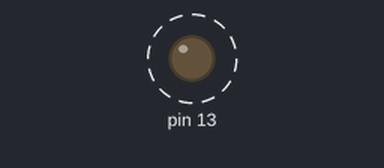
The sketch below on a simulated Arduino Uno, built with avr-gcc and run on an emulated ATmega328P. On the bench: output pins drawn as LEDs (lit = HIGH). Dashed ring = blinking.

Above: at 0.5 s.
Timing chart, 0 to 3.0 s (numbered marks = the images above):
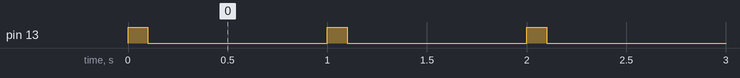

Measured:
- by itself, pin 13: alternates HIGH for 0.10 s and LOW for 0.90 s

The sketch:

p4.ino
```cpp
#include <Arduino.h>  // required for the delay

#define DDRB_REG (*(volatile uint8_t *)0x24 /* TBD*/)  // place the register value here
                                              // and replace ?? with the real value
                                              // from the datasheet

#define PORTB_REG (*(volatile uint8_t *)0x25 /* TBD*/) // place the register value here
                                              // and replace ?? with the real value
                                              // from the datasheet
#define INPUT   0
#define OUTPUT  1
#define LED_PIN_B 5   // PB5 = D13

void fastPinModeB(uint8_t pin, uint8_t mode)
{
    // pin: 0–5 → PB0–PB5 (Arduino D8–D13)
    uint8_t mask = (uint8_t)(1u << pin);

    if (mode == OUTPUT) {
      /*    TBD:  Fill the value of DDRB_REG using bit masking for output */
        DDRB_REG |= mask;   // set as output

    } else {
       /*    TBD:  Fill the value of DDRB_REG using bit masking for input  */
        DDRB_REG &= ~mask;  // set as input
    }
}

void fastDigitalWriteB(uint8_t pin, uint8_t value)
{
    // pin: 0–5 → PB0–PB5 (Arduino D8–D13)
    uint8_t mask = (uint8_t)(1u << pin);

    if (value) {
      /*    TBD:  Fill the value of PORTB_REG using bit masking for HIGH */
        PORTB_REG |= mask;    // set HIGH
    } else {
      /*    TBD:  Fill the value of PORTB_REG using bit masking for LOW */
        PORTB_REG &= ~mask;   // set LOW
    }
}

void setup()
{
    // Configure D13 (PB5) as output
    fastPinModeB(LED_PIN_B, OUTPUT);
}

void loop()
{
    fastDigitalWriteB(LED_PIN_B, HIGH);  // LED ON
    delay(100);                      // 1 second

    fastDigitalWriteB(LED_PIN_B, LOW);  // LED OFF
    delay(900);                      // 1 second
}
```
